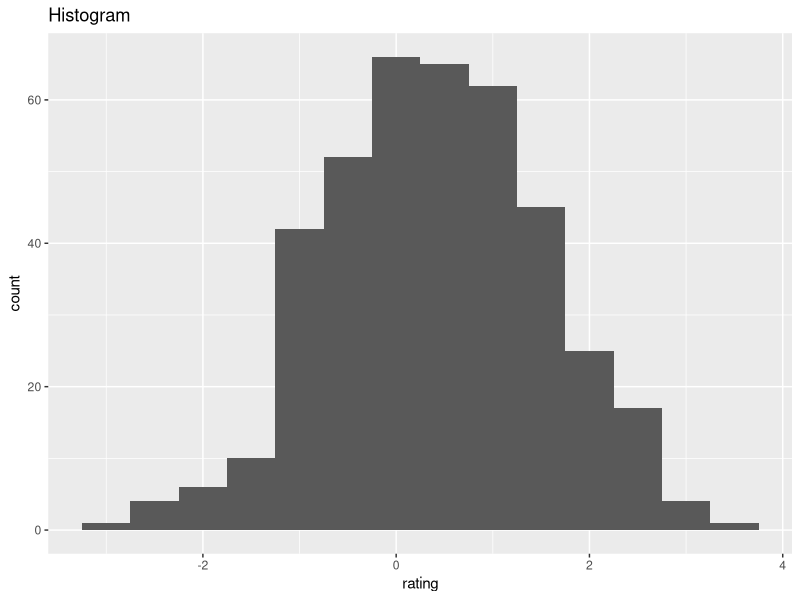

Reproduce this figure in R.
#!/usr/bin/env Rscript
library(sqldf)
library(ggplot2)
library(scales)
#library(reshape)

#source("../common.R")

set.seed(1234)
df <- data.frame(cond = factor( rep(c("A","B"), each=200) ), 
                 rating = c(rnorm(200),rnorm(200, mean=.8)))

p <- ggplot(df, aes(x=rating))+
#  aes(x=nnode, y=mops_total, ymax=2048, group=problem, color=version, shape=ppn, label=mops_total))+
  ggtitle("Histogram")+
#  sosp_theme+
  geom_histogram(binwidth=0.5)
#  geom_point()+ # show points
  # stat_summary(fun.y="max", geom="line")+ # show line with max of each line
  # scale_y_continuous(trans=log2_trans())+
# scale_x_continuous(breaks=seq(0,128,16))
# facet_wrap(~problem) # make new plots for each scale
  
p # plot it

p.labeled = p+geom_text(size=4, hjust=-0.1)
